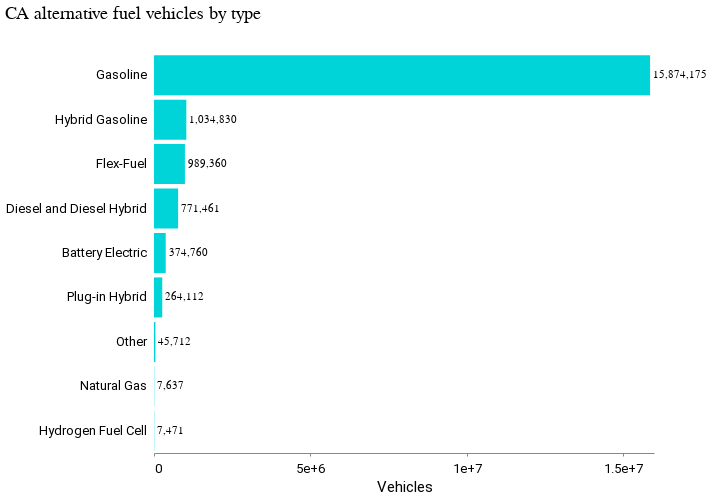

This figure's notebook cell:
### Markdown cell above
# Chart the fuel type counts

### Code cell
chart_fuels = (
    alt.Chart(fuel)
    .mark_bar()
    .encode(
        y=alt.Y(
            "fuel:N",
            title=" ",
            sort=alt.EncodingSortField(
                field="vehicles",  # The field to use for the sort
                op="sum",  # The operation to run on the field prior to sorting
                order="descending",  # The order to sort in
            ),
            axis=alt.Axis(format="", tickCount=5),
        ),
        x=alt.X(
            "sum(vehicles):Q", title="Vehicles", axis=alt.Axis(format="", tickCount=5)
        ),
    )
)

chart_fuels_text = chart_fuels.mark_text(
    align="left",
    baseline="middle",
    dx=3,  # Nudges text to right so it doesn't appear on top of the bar
).encode(text=alt.Text("sum(vehicles)", format=","))


(chart_fuels + chart_fuels_text).properties(
    height=400, width=500, title="CA alternative fuel vehicles by type"
)

### Figure 1 — Vega-Lite specification as saved in the notebook (floating-point values rounded to 4 significant figures)
{"config": {"view": {"width": 800, "height": 450, "strokeOpacity": 0}, "background": "#ffffff", "title": {"anchor": "start", "font": "Summit Sans", "fontColor": "palette[\"black\"]", "fontSize": 18, "fontWeight": "normal"}, "arc": {"fill": "#00d4d8"}, "area": {"fill": "#00d4d8"}, "line": {"stroke": "#00d4d8", "strokeWidth": 3}, "path": {"stroke": "#00d4d8"}, "rect": {"fill": "#00d4d8"}, "shape": {"stroke": "#00d4d8"}, "bar": {"fill": "#00d4d8"}, "point": {"stroke": "#00d4d8"}, "symbol": {"fill": "#00d4d8", "size": 30}, "axis": {"titleFont": "Roboto", "titleFontSize": 15, "titleFontWeight": "normal", "labelFont": "Roboto, sans", "labelFontSize": 13, "labelFontWeight": "normal"}, "axisX": {"labelAngle": 0, "labelPadding": 6, "tickSize": 3, "grid": false}, "axisY": {"labelBaseline": "middle", "maxExtent": 45, "minExtent": 45, "titleAlign": "left", "titleAngle": 0, "titleX": -45, "titleY": -11, "domainOpacity": 0, "gridWidth": 0.6, "gridColor": "#dddddd", "offset": 6, "tickSize": 0, "titleColor": "#767676"}, "legend": {"titleFont": "Roboto", "titleFontSize": 15, "titleFontWeight": "normal", "symbolType": "square", "labelFont": "Roboto, sans", "labelFontSize": 13}, "range": {"category": ["#005f66", "#e37e2d", "#d64a3b", "#76b0ef", "#c1bc40"], "diverging": ["#e68a4f", "#f4bb6a", "#f9e39c", "#dadfe2", "#a6b7c6", "#849eae"], "heatmap": ["#7ff6f6", "#00eeef", "#00d4d8", "#00abb2", "#00848b", "#fbf2c7", "#00363d"], "ordinal": ["#7ff6f6", "#00eeef", "#00d4d8", "#00abb2", "#00848b", "#fbf2c7", "#00363d"], "ramp": ["#7ff6f6", "#00eeef", "#00d4d8", "#00abb2", "#00848b", "#fbf2c7", "#00363d"]}}, "layer": [{"mark": "bar", "encoding": {"x": {"aggregate": "sum", "axis": {"format": "", "tickCount": 5}, "field": "vehicles", "title": "Vehicles", "type": "quantitative"}, "y": {"axis": {"format": "", "tickCount": 5}, "field": "fuel", "sort": {"field": "vehicles", "op": "sum", "order": "descending"}, "title": " ", "type": "nominal"}}}, {"mark": {"type": "text", "align": "left", "baseline": "middle", "dx": 3}, "encoding": {"text": {"aggregate": "sum", "field": "vehicles", "format": ",", "type": "quantitative"}, "x": {"aggregate": "sum", "axis": {"format": "", "tickCount": 5}, "field": "vehicles", "title": "Vehicles", "type": "quantitative"}, "y": {"axis": {"format": "", "tickCount": 5}, "field": "fuel", "sort": {"field": "vehicles", "op": "sum", "order": "descending"}, "title": " ", "type": "nominal"}}}], "data": {"name": "data-66bd058bde11e5df48d22dd3bd093ad1"}, "height": 400, "title": "CA alternative fuel vehicles by type", "width": 500, "$schema": "https://vega.github.io/schema/vega-lite/v4.17.0.json", "datasets": {"data-66bd058bde11e5df48d22dd3bd093ad1": [{"fuel": "Battery Electric", "vehicles": 374760}, {"fuel": "Diesel and Diesel Hybrid", "vehicles": 771461}, {"fuel": "Flex-Fuel", "vehicles": 989360}, {"fuel": "Gasoline", "vehicles": 15874175}, {"fuel": "Hybrid Gasoline", "vehicles": 1034830}, {"fuel": "Hydrogen Fuel Cell", "vehicles": 7471}, {"fuel": "Natural Gas", "vehicles": 7637}, {"fuel": "Other", "vehicles": 45712}, {"fuel": "Plug-in Hybrid", "vehicles": 264112}]}}
